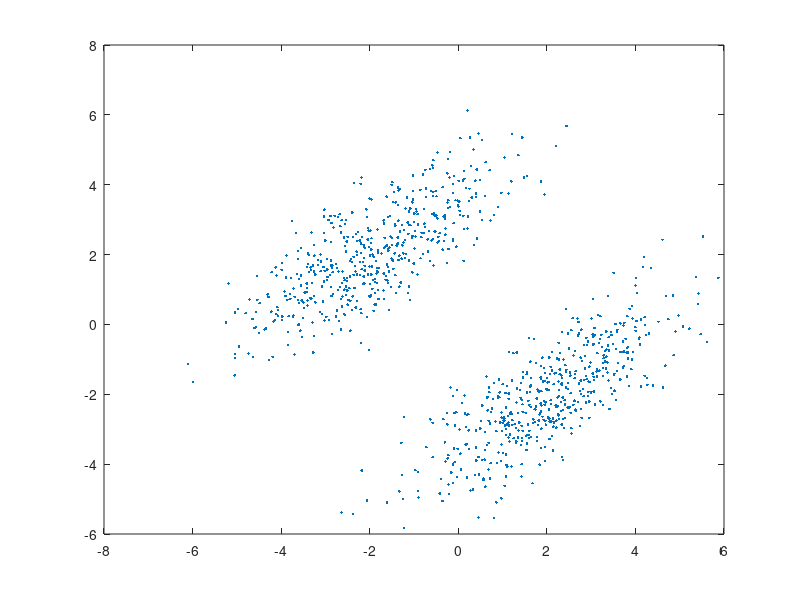

Reproduce this figure in MATLAB. (Note: this script raises an error after producing the figure.)
data = [mvnrnd([2 -2], [2 1.5; 1.5, 2], 500); mvnrnd([-2 2], [2 1.5; 1.5, 2], 500)];
plot(data(:, 1), data(:, 2), '.'); hold on;
k = 6; % number of centers
C = center_select(data, k);
plot(C(:,1),C(:,2), '.','MarkerSize',20,'Color','r')
hold off
